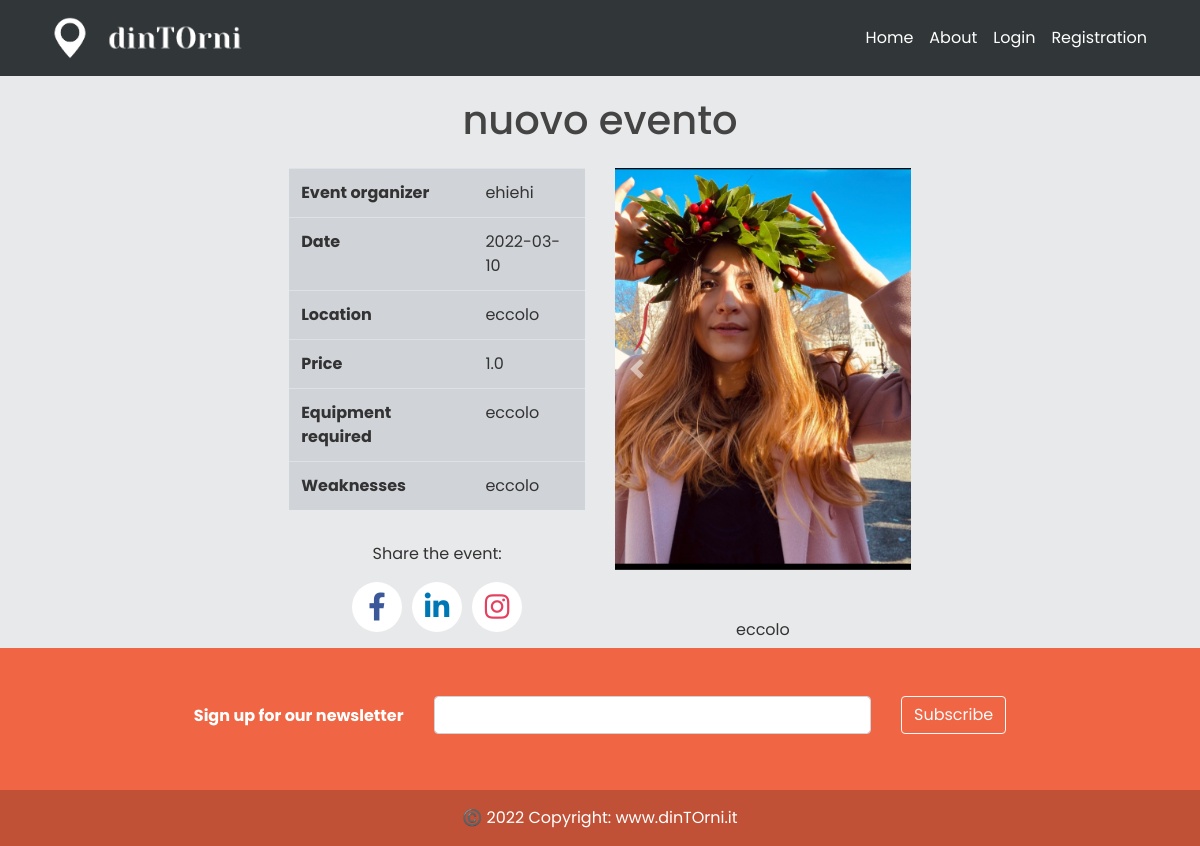
The app's page /event/5, older data.
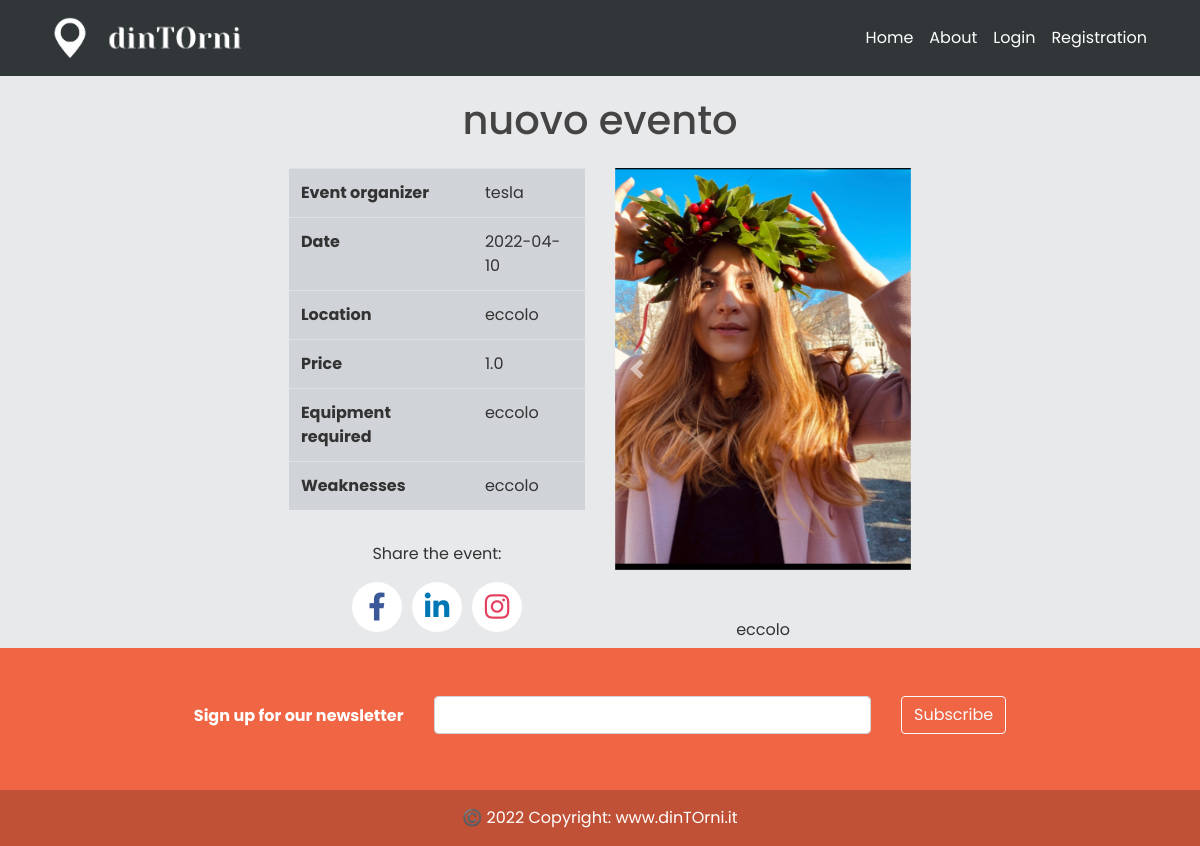
The same page, newer data.
### models.py (models this page shows, shortened)
class User(db.Model, UserMixin):
    _tablename__ = 'user'
    id = db.Column(db.Integer, primary_key=True)
    email = db.Column(db.String(120), unique=True, nullable=False)
    image_file = db.Column(db.String(20), nullable=False, default='default.jpg')
    password = db.Column(db.String(60), nullable=False)
    telephone = db.Column(db.Integer(), nullable=False)
    type= db.Column(db.String(20))
    __mapper_args__={
        'polymorphic_identity': 'user',
        'polymorphic_on': type
    }

class Business(User, db.Model):
    _tablename__ = 'business'
    id = db.Column(db.Integer, db.ForeignKey('user.id'), primary_key=True)
    name = db.Column(db.String(20), unique=True, nullable=False)
    vat_number = db.Column(db.Integer())#rimettere i nullable
    city = db.Column(db.String(20))
    address = db.Column(db.String(30))
    events = db.relationship('Event', backref='creator', lazy=True)
    link_facebook = db.Column(db.String())
    link_instagram = db.Column(db.String())
    link_twitter = db.Column(db.String())
    link_website = db.Column(db.String())
    __mapper_args__ = {
        'polymorphic_identity': 'business',
    }

class Event(db.Model):
    id = db.Column(db.Integer, primary_key=True)
    title = db.Column(db.String(100), nullable=False)
    date_event = db.Column(db.Date, nullable=False)
    location = db.Column(db.Text, default='eccolo', nullable=False)
    price = db.Column(db.Float, default=1, nullable = True)
    equipment = db.Column(db.Text, default='eccolo', nullable=True)
    min_users = db.Column(db.Integer, default=2, nullable=True)
    date_posted = db.Column(db.DateTime,
                            default=datetime.utcnow())  # default è listante corrente in cui posto
    content = db.Column(db.Text, default='eccolo', nullable=False)
    weaknesses = db.Column(db.Text, default='eccolo', nullable=True)
    image_event1 = db.Column(db.String(20), nullable=False, default='default.jpg')
    image_event2 = db.Column(db.String(20), nullable=False, default='default.jpg')
    image_event3 = db.Column(db.String(20), nullable=False, default='default.jpg')
    business_id = db.Column(db.Integer, db.ForeignKey('business.id'))  # db integer, è una chiave devo specificare la relazi

### app/events/routes.py (the view)
@events.route("/event/<int:event_id>", methods=['GET', 'POST'])
def event(event_id):
    event = Event.query.get_or_404(event_id)
    return render_template('event.html', title='Event', event=event)

### app/templates/event.html (shortened to what this page needs)
{% extends "layout.html" %}
{% block content %}
<div class="row justify-content-center">
     <div class="p-3">
        <h1>{{ event.title }}</h1>
    </div>
</div>
<div class="container d-flex justify-content-center" >
    <div class="row justify-content-center">
        <div class="col-md-5">
            <table class="table align-middle" style="background-color: rgba(4,25,46,0.10);">
                <tbody>
                <tr>
                    <th scope="row">Event organizer</th>
                    {%  if current_user.is_authenticated %}
                        <td><a class="" href="{{ url_for('events.business_info', event_id = event.id) }}">{{ event.creator.name }}</a></td>
                    {% else %}
                        <td>{{ event.creator.name }}</td>
                    {% endif %}
                </tr>
                <tr>
                    <th scope="row">Date</th>
                    <td>{{ event.date_event }}</td>
                </tr>
                <tr>
                    <th scope="row">Location</th>
                    <td>{{ event.location }}</td>
                </tr>
                {% if event.price != 0 %}
                <tr>
                    <th scope="row">Price</th>
                    <td>{{ event.price }}</td>
                </tr>
                {% endif %}
                {% if event.equipment != "" %}
                <tr>
                    <th scope="row">Equipment required</th>
                    <td>{{ event.equipment }}</td>
                </tr>
                {% endif %}
                {% if event.weaknesses != "" %}
                <tr>
                    <th scope="row">Weaknesses</th>
                    <td>{{ event.weaknesses }}</td>
                </tr>
                {% endif %}
                </tbody>
            </table>
            <div class="project-info-box mt-0 mb-0">
                <p class="mb-0 pt-3">
                    <p class="fw-bold va-middle hide-mobile text-center">Share the event:</p>
                    <div class="social-buttons">
                      <a href="https://m.facebook.com/login" class="social-buttons__button social-button social-button--facebook" aria-label="Facebook">
                        <i class="fab fa-facebook-f"></i>
                      </a>
                      <a href="https://www.linkedin.com" class="social-buttons__button social-button social-button--linkedin" aria-label="LinkedIn">
                        <i class="fab fa-linkedin-in"></i>
                      </a>
                      <a href="https://www.instagram.com" class="social-buttons__button social-button social-button--instagram" aria-label="Instagram">
                        <i class="fab fa-instagram"></i>
                      </a>
                    </div>
                </p>
            </div>
        </div>
        <div class="col-md-5 justify-content-end" style="width: 450px">
            <div id="carouselExampleControls" class="carousel slide" data-ride="carousel">
                <div class="carousel-inner">
                    <div class="carousel-item active">
                        <img class="d-block w-100 h-100" style="height: 300px; width: 450px; object-fit: cover" src="{{ url_for('static', filename='events_pics/' + event.image_event1) }}" data-toggle="modal" data-target=".bd-example-modal-xl" alt="First slide">
                    </div>
                </div>
                <a class="carousel-control-prev" href="#carouselExampleControls" role="button" data-slide="prev">
                    <span class="carousel-control-prev-icon" aria-hidden="true"></span>
                </a>
                <a class="carousel-control-next" href="#carouselExampleControls" role="button" data-slide="next">
                    <span class="carousel-control-next-icon" aria-hidden="true"></span>
                </a>
            </div>
            <p class="mb-0 pt-5 text-center">{{ event.content }}</p>
        </div>
    </div>
</div>
{% endblock content %}

Row changes from the older to the newer data that the page shows:
changed Event "nuovo evento": date_event "2022-03-10" → "2022-04-10"
changed Business: creator.name "ehiehi" → "tesla"
